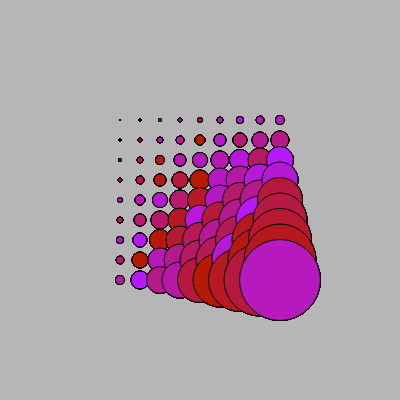
Frame 1 (no input)
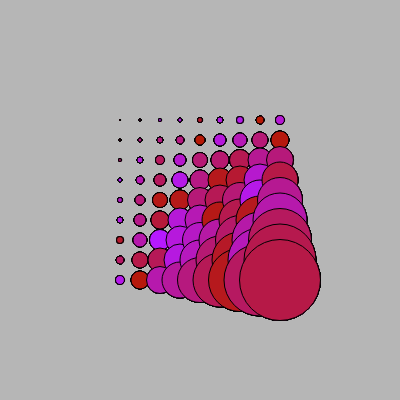
Frame 60 (no input)
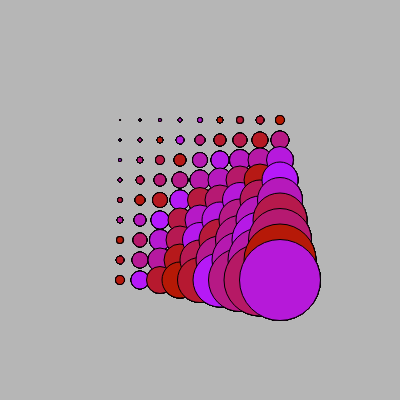
Frame 120 (the mouse pressed at the canvas centre since frame 60)

The p5.js sketch that drew these frames (run headless with seeded random() and noise() and a simulated clock; from frame 60 on, the mouse is pressed at the canvas centre):

// p5.js sketch
// ── sketch.js

// Variablen am besten globl am anfang deklarieren -> auf jeder Ebene verfügbar
// random funtion wird erst mit laden des Setups verfügbar (in der Processing libary)
let colorValue;
let xValue;

let yValue = 5;
let textColor = "red";
let trueFalse = true; // false  

function setup() {
  createCanvas(400, 400);
  colorValue = random(0, 255);
  xValue = 0;

}

function draw() {
  background(colorValue);
  fill("xValue");

  for(let p = 0; p < 20; p += 2){
    if (p == 20){
      p = 0;
    }
    for (let y = 0; y < 10; y += 1) {
      for (let x = 0; x < 10; x += 1) {
        fill(colorValue, 25, random(0, 255))
        circle(
          100 + y * 20,
          100 + x * 20 ,
          x * y
        );
      }
    }
  noFill();
  }

  // for(let p = 0; p < 20; p += 2){
  //   circle(200, 200, p);
  //   rotate(PI / 180 * p);
  //   rect(50, 50, 50, 50)
  // }
}
